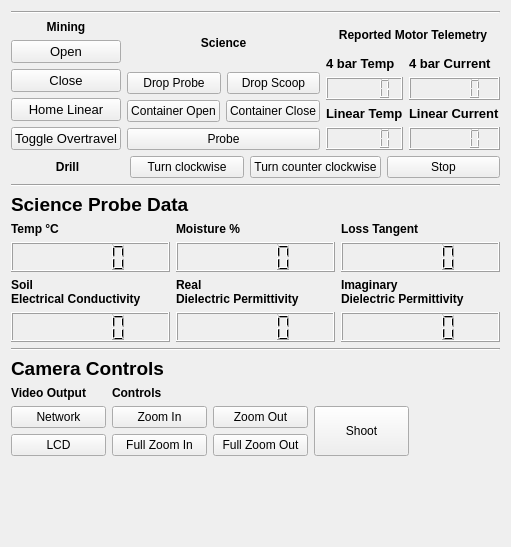
             <widget class="QWidget" name="tab_27">
              <attribute name="title">
               <string>Mining / Science</string>
              </attribute>
              <layout class="QGridLayout" name="gridLayout_76">
               <item row="4" column="0">
                <widget class="Line" name="line_55">
                 <property name="orientation">
                  <enum>Qt::Horizontal</enum>
                 </property>
                </widget>
               </item>
               <item row="7" column="0">
                <layout class="QVBoxLayout" name="verticalLayout_252">
                 <item>
                  <widget class="QLabel" name="label_304">
                   <property name="font">
                    <font>
                     <pointsize>14</pointsize>
                     <weight>75</weight>
                     <bold>true</bold>
                    </font>
                   </property>
                   <property name="text">
                    <string>Camera Controls</string>
                   </property>
                   <property name="alignment">
                    <set>Qt::AlignLeading|Qt::AlignLeft|Qt::AlignVCenter</set>
                   </property>
                  </widget>
                 </item>
                 <item>
                  <layout class="QHBoxLayout" name="horizontalLayout_95">
                   <item>
                    <layout class="QVBoxLayout" name="verticalLayout_253">
                     <item>
                      <layout class="QVBoxLayout" name="verticalLayout_254">
                       <item>
                        <widget class="QLabel" name="label_305">
                         <property name="font">
                          <font>
                           <weight>75</weight>
                           <bold>true</bold>
                          </font>
                         </property>
                         <property name="text">
                          <string>Video Output</string>
                         </property>
                         <property name="alignment">
                          <set>Qt::AlignLeading|Qt::AlignLeft|Qt::AlignVCenter</set>
                         </property>
                        </widget>
                       </item>
                       <item>
                        <layout class="QVBoxLayout" name="verticalLayout_255">
                         <item>
                          <widget class="QPushButton" name="cam_network_output_button_5">
                           <property name="minimumSize">
                            <size>
                             <width>95</width>
                             <height>0</height>
                            </size>
                           </property>
                           <property name="text">
                            <string>Network</string>
                           </property>
                          </widget>
                         </item>
                         <item>
                          <widget class="QPushButton" name="cam_lcd_output_button_5">
                           <property name="minimumSize">
                            <size>
                             <width>95</width>
                             <height>0</height>
                            </size>
                           </property>
                           <property name="text">
                            <string>LCD</string>
                           </property>
                          </widget>
                         </item>
                        </layout>
                       </item>
                      </layout>
                     </item>
                     <item>
                      <spacer name="verticalSpacer_64">
                       <property name="orientation">
                        <enum>Qt::Vertical</enum>
                       </property>
                       <property name="sizeHint" stdset="0">
                        <size>
                         <width>20</width>
                         <height>40</height>
                        </size>
                       </property>
                      </spacer>
                     </item>
                    </layout>
                   </item>
                   <item>
                    <layout class="QVBoxLayout" name="verticalLayout_256">
                     <item>
                      <layout class="QVBoxLayout" name="verticalLayout_257">
                       <item>
                        <widget class="QLabel" name="label_306">
                         <property name="font">
                          <font>
                           <weight>75</weight>
                           <bold>true</bold>
                          </font>
                         </property>
                         <property name="text">
                          <string>Controls</string>
                         </property>
                         <property name="alignment">
                          <set>Qt::AlignLeading|Qt::AlignLeft|Qt::AlignVCenter</set>
                         </property>
                        </widget>
                       </item>
                      </layout>
                     </item>
                     <item>
                      <layout class="QHBoxLayout" name="horizontalLayout_96">
                       <item>
                        <layout class="QVBoxLayout" name="verticalLayout_258">
                         <item>
                          <widget class="QPushButton" name="cam_zoom_in_button_5">
                           <property name="minimumSize">
                            <size>
                             <width>95</width>
                             <height>0</height>
                            </size>
                           </property>
                           <property name="text">
                            <string>Zoom In</string>
                           </property>
                          </widget>
                         </item>
                         <item>
                          <widget class="QPushButton" name="cam_full_zoom_in_button_5">
                           <property name="minimumSize">
                            <size>
                             <width>95</width>
                             <height>0</height>
                            </size>
                           </property>
                           <property name="text">
                            <string>Full Zoom In</string>
                           </property>
                          </widget>
                         </item>
                        </layout>
                       </item>
                       <item>
                        <layout class="QVBoxLayout" name="verticalLayout_259">
                         <item>
                          <widget class="QPushButton" name="cam_zoom_out_button_5">
                           <property name="minimumSize">
                            <size>
                             <width>95</width>
                             <height>0</height>
                            </size>
                           </property>
                           <property name="text">
                            <string>Zoom Out</string>
                           </property>
                          </widget>
                         </item>
                         <item>
                          <widget class="QPushButton" name="cam_full_zoom_out_button_5">
                           <property name="minimumSize">
                            <size>
                             <width>95</width>
                             <height>0</height>
                            </size>
                           </property>
                           <property name="text">
                            <string>Full Zoom Out</string>
                           </property>
                          </widget>
                         </item>
                        </layout>
                       </item>
                       <item>
                        <widget class="QPushButton" name="cam_shoot_button_5">
                         <property name="minimumSize">
                          <size>
                           <width>95</width>
                           <height>50</height>
                          </size>
                         </property>
                         <property name="text">
                          <string>Shoot</string>
                         </property>
                        </widget>
                       </item>
                      </layout>
                     </item>
                     <item>
                      <spacer name="verticalSpacer_65">
                       <property name="orientation">
                        <enum>Qt::Vertical</enum>
                       </property>
                       <property name="sizeHint" stdset="0">
                        <size>
                         <width>20</width>
                         <height>40</height>
                        </size>
                       </property>
                      </spacer>
                     </item>
                    </layout>
                   </item>
                   <item>
                    <spacer name="horizontalSpacer_9">
                     <property name="orientation">
                      <enum>Qt::Horizontal</enum>
                     </property>
                     <property name="sizeHint" stdset="0">
                      <size>
                       <width>40</width>
                       <height>20</height>
                      </size>
                     </property>
                    </spacer>
                   </item>
                  </layout>
                 </item>
                </layout>
               </item>
               <item row="0" column="0">
                <widget class="Line" name="line_56">
                 <property name="orientation">
                  <enum>Qt::Horizontal</enum>
                 </property>
                </widget>
               </item>
               <item row="2" column="0">
                <layout class="QHBoxLayout" name="horizontalLayout_97">
                 <item>
                  <layout class="QVBoxLayout" name="verticalLayout_260">
                   <item>
                    <widget class="QLabel" name="label_307">
                     <property name="font">
                      <font>
                       <weight>75</weight>
                       <bold>true</bold>
                      </font>
                     </property>
                     <property name="text">
                      <string>Mining</string>
                     </property>
                     <property name="alignment">
                      <set>Qt::AlignCenter</set>
                     </property>
                    </widget>
                   </item>
                   <item>
                    <widget class="QPushButton" name="mining_open_button_5">
                     <property name="font">
                      <font>
                       <pointsize>10</pointsize>
                      </font>
                     </property>
                     <property name="text">
                      <string>Open</string>
                     </property>
                    </widget>
                   </item>
                   <item>
                    <widget class="QPushButton" name="mining_close_button_5">
                     <property name="font">
                      <font>
                       <pointsize>10</pointsize>
                      </font>
                     </property>
                     <property name="text">
                      <string>Close</string>
                     </property>
                    </widget>
                   </item>
                   <item>
                    <widget class="QPushButton" name="mining_home_linear_button_5">
                     <property name="font">
                      <font>
                       <pointsize>10</pointsize>
                      </font>
                     </property>
                     <property name="text">
                      <string>Home Linear</string>
                     </property>
                    </widget>
                   </item>
                   <item>
                    <widget class="QPushButton" name="mining_toggle_overtravel_button_5">
                     <property name="font">
                      <font>
                       <pointsize>10</pointsize>
                      </font>
                     </property>
                     <property name="text">
                      <string>Toggle Overtravel</string>
                     </property>
                    </widget>
                   </item>
                  </layout>
                 </item>
                 <item>
                  <layout class="QVBoxLayout" name="verticalLayout_261">
                   <item>
                    <widget class="QLabel" name="label_308">
                     <property name="font">
                      <font>
                       <weight>75</weight>
                       <bold>true</bold>
                      </font>
                     </property>
                     <property name="text">
                      <string>Science</string>
                     </property>
                     <property name="alignment">
                      <set>Qt::AlignCenter</set>
                     </property>
                    </widget>
                   </item>
                   <item>
                    <layout class="QHBoxLayout" name="horizontalLayout_98">
                     <item>
                      <widget class="QPushButton" name="science_probe_down_button_5">
                       <property name="text">
                        <string>Drop Probe</string>
                       </property>
                      </widget>
                     </item>
                     <item>
                      <widget class="QPushButton" name="science_scoop_down_button_5">
                       <property name="text">
                        <string>Drop Scoop</string>
                       </property>
                      </widget>
                     </item>
                    </layout>
                   </item>
                   <item>
                    <layout class="QHBoxLayout" name="horizontalLayout_99">
                     <item>
                      <widget class="QPushButton" name="science_container_open_button_5">
                       <property name="text">
                        <string>Container Open</string>
                       </property>
                      </widget>
                     </item>
                     <item>
                      <widget class="QPushButton" name="science_container_close_button_5">
                       <property name="text">
                        <string>Container Close</string>
                       </property>
                      </widget>
                     </item>
                    </layout>
                   </item>
                   <item>
                    <widget class="QPushButton" name="science_probe_button_5">
                     <property name="text">
                      <string>Probe</string>
                     </property>
                    </widget>
                   </item>
                   <item>
                    <layout class="QVBoxLayout" name="verticalLayout_262"/>
                   </item>
                  </layout>
                 </item>
                 <item>
                  <layout class="QVBoxLayout" name="verticalLayout_263">
                   <item>
                    <layout class="QVBoxLayout" name="verticalLayout_264">
                     <item>
                      <widget class="QLabel" name="label_309">
                       <property name="font">
                        <font>
                         <weight>75</weight>
                         <bold>true</bold>
                        </font>
                       </property>
                       <property name="text">
                        <string>Reported Motor Telemetry</string>
                       </property>
                       <property name="alignment">
                        <set>Qt::AlignCenter</set>
                       </property>
                      </widget>
                     </item>
                    </layout>
                   </item>
                   <item>
                    <layout class="QHBoxLayout" name="horizontalLayout_100">
                     <item>
                      <layout class="QVBoxLayout" name="verticalLayout_265">
                       <item>
                        <widget class="QLabel" name="label_11">
                         <property name="font">
                          <font>
                           <pointsize>10</pointsize>
                           <weight>75</weight>
                           <bold>true</bold>
                          </font>
                         </property>
                         <property name="text">
                          <string>4 bar Temp</string>
                         </property>
                        </widget>
                       </item>
                       <item>
                        <widget class="QLCDNumber" name="mining_4bar_temp_lcd_number_5"/>
                       </item>
                       <item>
                        <widget class="QLabel" name="label_310">
                         <property name="font">
                          <font>
                           <pointsize>10</pointsize>
                           <weight>75</weight>
                           <bold>true</bold>
                          </font>
                         </property>
                         <property name="text">
                          <string>Linear Temp</string>
                         </property>
                        </widget>
                       </item>
                       <item>
                        <widget class="QLCDNumber" name="mining_linear_temp_lcd_number_5"/>
                       </item>
                      </layout>
                     </item>
                     <item>
                      <layout class="QVBoxLayout" name="verticalLayout_266">
                       <item>
                        <widget class="QLabel" name="label_311">
                         <property name="font">
                          <font>
                           <pointsize>10</pointsize>
                           <weight>75</weight>
                           <bold>true</bold>
                          </font>
                         </property>
                         <property name="text">
                          <string>4 bar Current</string>
                         </property>
                        </widget>
                       </item>
                       <item>
                        <widget class="QLCDNumber" name="mining_4bar_current_lcd_number_5"/>
                       </item>
                       <item>
                        <widget class="QLabel" name="label_312">
                         <property name="font">
                          <font>
                           <pointsize>10</pointsize>
                           <weight>75</weight>
                           <bold>true</bold>
                          </font>
                         </property>
                         <property name="text">
                          <string>Linear Current</string>
                         </property>
                        </widget>
                       </item>
                       <item>
                        <widget class="QLCDNumber" name="mining_linear_current_lcd_number_5"/>
                       </item>
                      </layout>
                     </item>
                    </layout>
                   </item>
                  </layout>
                 </item>
                </layout>
               </item>
               <item row="6" column="0">
                <widget class="Line" name="line_57">
                 <property name="orientation">
                  <enum>Qt::Horizontal</enum>
                 </property>
                </widget>
               </item>
               <item row="5" column="0">
                <layout class="QHBoxLayout" name="horizontalLayout_101">
                 <item>
                  <layout class="QVBoxLayout" name="verticalLayout_267">
                   <item>
                    <widget class="QLabel" name="label_313">
                     <property name="font">
                      <font>
                       <pointsize>14</pointsize>
                       <weight>75</weight>
                       <bold>true</bold>
                      </font>
                     </property>
                     <property name="text">
                      <string>Science Probe Data</string>
                     </property>
                     <property name="alignment">
                      <set>Qt::AlignLeading|Qt::AlignLeft|Qt::AlignVCenter</set>
                     </property>
                    </widget>
                   </item>
                   <item>
                    <layout class="QGridLayout" name="gridLayout_77">
                     <item row="0" column="0">
                      <layout class="QVBoxLayout" name="verticalLayout_268">
                       <item>
                        <widget class="QLabel" name="label_314">
                         <property name="font">
                          <font>
                           <pointsize>9</pointsize>
                           <weight>75</weight>
                           <bold>true</bold>
                          </font>
                         </property>
                         <property name="text">
                          <string>Temp °C</string>
                         </property>
                        </widget>
                       </item>
                       <item>
                        <widget class="QLCDNumber" name="science_temp_lcd_number_5">
                         <property name="minimumSize">
                          <size>
                           <width>0</width>
                           <height>30</height>
                          </size>
                         </property>
                         <property name="maximumSize">
                          <size>
                           <width>16777215</width>
                           <height>30</height>
                          </size>
                         </property>
                        </widget>
                       </item>
                      </layout>
                     </item>
                     <item row="0" column="1">
                      <layout class="QVBoxLayout" name="verticalLayout_269">
                       <item>
                        <widget class="QLabel" name="moisture_label_5">
                         <property name="font">
                          <font>
                           <pointsize>9</pointsize>
                           <weight>75</weight>
                           <bold>true</bold>
                          </font>
                         </property>
                         <property name="text">
                          <string>Moisture %</string>
                         </property>
                        </widget>
                       </item>
                       <item>
                        <widget class="QLCDNumber" name="science_moisture_lcd_number_5">
                         <property name="minimumSize">
                          <size>
                           <width>0</width>
                           <height>30</height>
                          </size>
                         </property>
                         <property name="maximumSize">
                          <size>
                           <width>16777215</width>
                           <height>30</height>
                          </size>
                         </property>
                        </widget>
                       </item>
                      </layout>
                     </item>
                     <item row="0" column="2">
                      <layout class="QVBoxLayout" name="verticalLayout_270">
                       <item>
                        <widget class="QLabel" name="tangent_label_5">
                         <property name="font">
                          <font>
                           <pointsize>9</pointsize>
                           <weight>75</weight>
                           <bold>true</bold>
                          </font>
                         </property>
                         <property name="text">
                          <string>Loss Tangent</string>
                         </property>
                        </widget>
                       </item>
                       <item>
                        <widget class="QLCDNumber" name="science_loss_tangent_lcd_number_5">
                         <property name="minimumSize">
                          <size>
                           <width>0</width>
                           <height>30</height>
                          </size>
                         </property>
                         <property name="maximumSize">
                          <size>
                           <width>16777215</width>
                           <height>30</height>
                          </size>
                         </property>
                        </widget>
                       </item>
                      </layout>
                     </item>
                     <item row="1" column="0">
                      <layout class="QVBoxLayout" name="verticalLayout_271">
                       <item>
                        <widget class="QLabel" name="conductivity_label_5">
                         <property name="font">
                          <font>
                           <pointsize>9</pointsize>
                           <weight>75</weight>
                           <bold>true</bold>
                          </font>
                         </property>
                         <property name="text">
                          <string>Soil
Electrical Conductivity</string>
                         </property>
                        </widget>
                       </item>
                       <item>
                        <widget class="QLCDNumber" name="science_electrical_conductivity_lcd_number_5">
                         <property name="minimumSize">
                          <size>
                           <width>0</width>
                           <height>30</height>
                          </size>
                         </property>
                         <property name="maximumSize">
                          <size>
                           <width>16777215</width>
                           <height>30</height>
                          </size>
                         </property>
                        </widget>
                       </item>
                      </layout>
                     </item>
                     <item row="1" column="1">
                      <layout class="QVBoxLayout" name="verticalLayout_272">
                       <item>
                        <widget class="QLabel" name="real_dielectric_label_5">
                         <property name="font">
                          <font>
                           <pointsize>9</pointsize>
                           <weight>75</weight>
                           <bold>true</bold>
                          </font>
                         </property>
                         <property name="text">
                          <string>Real
Dielectric Permittivity</string>
                         </property>
                        </widget>
                       </item>
                       <item>
                        <widget class="QLCDNumber" name="science_real_dielectric_lcd_number_5">
                         <property name="minimumSize">
                          <size>
                           <width>0</width>
                           <height>30</height>
                          </size>
                         </property>
                         <property name="maximumSize">
                          <size>
                           <width>16777215</width>
                           <height>30</height>
                          </size>
                         </property>
                        </widget>
                       </item>
                      </layout>
                     </item>
                     <item row="1" column="2">
                      <layout class="QVBoxLayout" name="verticalLayout_273">
                       <item>
                        <widget class="QLabel" name="imaginary_label_5">
                         <property name="font">
                          <font>
                           <pointsize>9</pointsize>
                           <weight>75</weight>
                           <bold>true</bold>
                          </font>
                         </property>
                         <property name="text">
                          <string>Imaginary
Dielectric Permittivity</string>
                         </property>
                        </widget>
                       </item>
                       <item>
                        <widget class="QLCDNumber" name="science_imaginary_dielectric_lcd_number_5">
                         <property name="minimumSize">
                          <size>
                           <width>0</width>
                           <height>30</height>
                          </size>
                         </property>
                         <property name="maximumSize">
                          <size>
                           <width>16777215</width>
                           <height>30</height>
                          </size>
                         </property>
                        </widget>
                       </item>
                      </layout>
                     </item>
                    </layout>
                   </item>
                  </layout>
                 </item>
                </layout>
               </item>
               <item row="8" column="0">
                <spacer name="verticalSpacer_66">
                 <property name="orientation">
                  <enum>Qt::Vertical</enum>
                 </property>
                 <property name="sizeHint" stdset="0">
                  <size>
                   <width>20</width>
                   <height>40</height>
                  </size>
                 </property>
                </spacer>
               </item>
               <item row="3" column="0">
                <layout class="QHBoxLayout" name="horizontalLayout_102">
                 <item>
                  <widget class="QLabel" name="label_315">
                   <property name="font">
                    <font>
                     <weight>75</weight>
                     <bold>true</bold>
                    </font>
                   </property>
                   <property name="text">
                    <string>Drill</string>
                   </property>
                   <property name="alignment">
                    <set>Qt::AlignCenter</set>
                   </property>
                  </widget>
                 </item>
                 <item>
                  <widget class="QPushButton" name="drill_turn_clockwise_button_5">
                   <property name="text">
                    <string>Turn clockwise</string>
                   </property>
                  </widget>
                 </item>
                 <item>
                  <widget class="QPushButton" name="drill_turn_counter_clockwise_button_5">
                   <property name="text">
                    <string>Turn counter clockwise</string>
                   </property>
                  </widget>
                 </item>
                 <item>
                  <widget class="QPushButton" name="drill_stop_button_5">
                   <property name="text">
                    <string>Stop</string>
                   </property>
                  </widget>
                 </item>
                </layout>
               </item>
              </layout>
             </widget>
